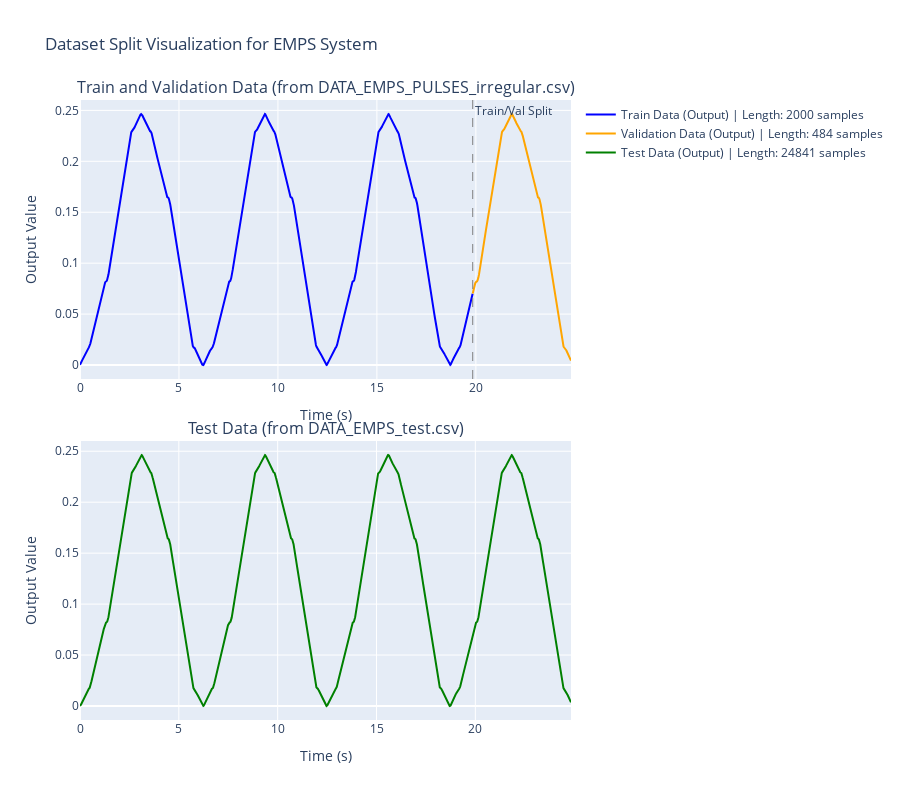
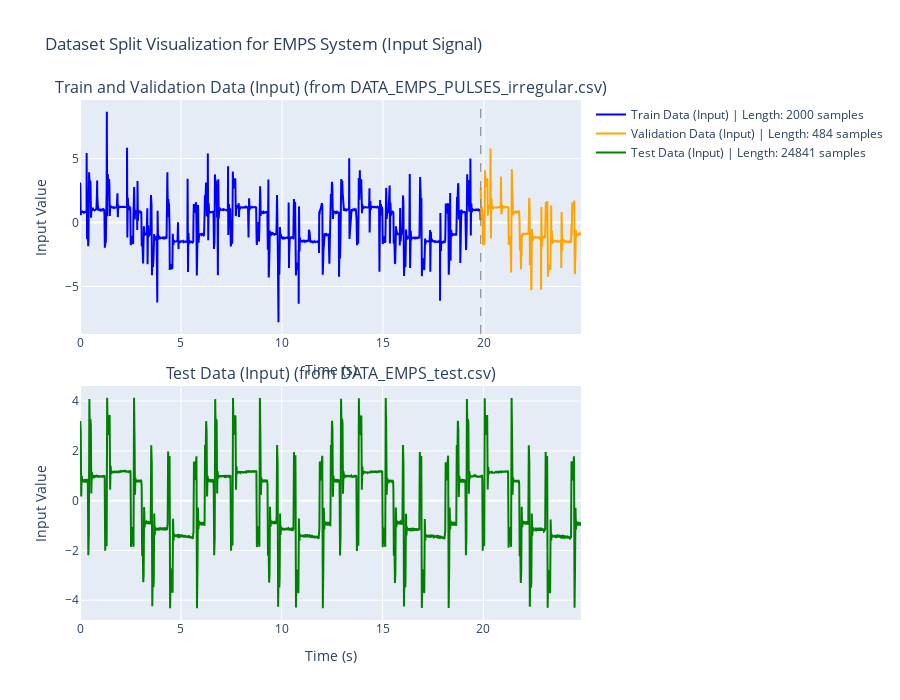

Notebook code for these charts, in order:
### Code cell
import pandas as pd
import torch
import plotly.graph_objects as go
from plotly.subplots import make_subplots

# --- 数据加载和处理 ---

# 加载第一个数据集（Train & Validation）
df_main = pd.read_csv('/Users/bloodytaken/graduate_project/Irregular-subnet/EMPS/DATA_EMPS_PULSES_irregular.csv')

u_main = torch.tensor(df_main['u'].values, dtype=torch.float32).view(-1, 1)
y_main = torch.tensor(df_main['y'].values, dtype=torch.float32).view(-1, 1)
delta_t_main = torch.tensor(df_main['dt'].values, dtype=torch.float32).view(-1, 1)
state_cols_main = [c for c in df_main.columns if c.startswith('TrueState_')]
x_main = torch.tensor(df_main[state_cols_main].values, dtype=torch.float32)

data_main = Input_output_data(u_main, y_main, delta_t_main, x=x_main, name='irregular_sampling_main')

# Split train and val from main dataset
train_len = 2000
train = data_main[:train_len]
val = data_main[train_len:] # val从train_len开始到结束

# 加载测试数据集
df_test = pd.read_csv('/Users/bloodytaken/graduate_project/Irregular-subnet/EMPS/DATA_EMPS_test.csv')

u_test = torch.tensor(df_test['u'].values, dtype=torch.float32).view(-1,1)
y_test = torch.tensor(df_test['y'].values, dtype=torch.float32).view(-1,1)
dt_test = torch.tensor(df_test['dt'].values,dtype=torch.float32).view(-1,1)
state_cols_test = [c for c in df_test.columns if c.startswith('TrueState_')]
x_test = torch.tensor(df_test[state_cols_test].values, dtype=torch.float32)

test = Input_output_data(u_test, y_test, dt_test, x=x_test, name='test_set')

print(f'{train = }')
print(f'{val   = }')
print(f'{test  = }')

# --- 计算每个数据集的累积时间轴 ---

# 主数据集 (train + val) 的时间轴
time_axis_main = torch.cumsum(delta_t_main, dim=0).squeeze().numpy()
if len(time_axis_main) > len(y_main): # 确保长度匹配
    time_axis_main = time_axis_main[:len(y_main)]

# 测试数据集的时间轴
time_axis_test = torch.cumsum(dt_test, dim=0).squeeze().numpy()
if len(time_axis_test) > len(y_test): # 确保长度匹配
    time_axis_test = time_axis_test[:len(y_test)]


# --- 使用 Plotly 绘制图表 ---

# 创建一个包含两个子图的 figure
fig = make_subplots(rows=2, cols=1,
                    shared_xaxes=False, # 两个子图有自己的X轴
                    vertical_spacing=0.1,
                    subplot_titles=("Train and Validation Data (from DATA_EMPS_PULSES_irregular.csv)",
                                    "Test Data (from DATA_EMPS_test.csv)"))

# --- 第一个子图：Train 和 Validation ---

# 绘制 Train 部分
fig.add_trace(go.Scatter(x=time_axis_main[:train_len],
                         y=y_main[:train_len].numpy().flatten(),
                         mode='lines',
                         name=f'Train Data (Output) | Length: {len(train)} samples',
                         line=dict(color='blue')),
              row=1, col=1)

# 绘制 Validation 部分
fig.add_trace(go.Scatter(x=time_axis_main[train_len:len(data_main)],
                         y=y_main[train_len:len(data_main)].numpy().flatten(),
                         mode='lines',
                         name=f'Validation Data (Output) | Length: {len(val)} samples',
                         line=dict(color='orange')),
              row=1, col=1)

# 添加分割线
fig.add_vline(x=time_axis_main[train_len], line_width=1, line_dash="dash", line_color="gray",
              annotation_text="Train/Val Split", annotation_position="top right", row=1, col=1)

# --- 第二个子图：Test ---

# 绘制 Test 部分
fig.add_trace(go.Scatter(x=time_axis_test,
                         y=y_test.numpy().flatten(),
                         mode='lines',
                         name=f'Test Data (Output) | Length: {len(test)} samples',
                         line=dict(color='green')),
              row=2, col=1)


# --- 更新布局和轴标签 ---
fig.update_layout(
    height=800, # 调整总高度
    title_text="Dataset Split Visualization for EMPS System",
    hovermode="x unified" # 鼠标悬停时显示所有y值
)

# 更新X轴和Y轴的标题
fig.update_xaxes(title_text="Time (s)", row=1, col=1)
fig.update_yaxes(title_text="Output Value", row=1, col=1)
fig.update_xaxes(title_text="Time (s)", row=2, col=1)
fig.update_yaxes(title_text="Output Value", row=2, col=1)

fig.show()


# --- 如果需要，也可以绘制 Input Signal ---
fig_input = make_subplots(rows=2, cols=1,
                          shared_xaxes=False,
                          vertical_spacing=0.1,
                          subplot_titles=("Train and Validation Data (Input) (from DATA_EMPS_PULSES_irregular.csv)",
                                          "Test Data (Input) (from DATA_EMPS_test.csv)"))

# 第一个子图：Train 和 Validation (Input)
fig_input.add_trace(go.Scatter(x=time_axis_main[:train_len],
                               y=u_main[:train_len].numpy().flatten(),
                               mode='lines',
                               name=f'Train Data (Input) | Length: {len(train)} samples',
                               line=dict(color='blue')),
                    row=1, col=1)
fig_input.add_trace(go.Scatter(x=time_axis_main[train_len:len(data_main)],
                               y=u_main[train_len:len(data_main)].numpy().flatten(),
                               mode='lines',
                               name=f'Validation Data (Input) | Length: {len(val)} samples',
                               line=dict(color='orange')),
                    row=1, col=1)
fig_input.add_vline(x=time_axis_main[train_len], line_width=1, line_dash="dash", line_color="gray", row=1, col=1)

# 第二个子图：Test (Input)
fig_input.add_trace(go.Scatter(x=time_axis_test,
                               y=u_test.numpy().flatten(),
                               mode='lines',
                               name=f'Test Data (Input) | Length: {len(test)} samples',
                               line=dict(color='green')),
                    row=2, col=1)

fig_input.update_layout(
    height=700,
    title_text="Dataset Split Visualization for EMPS System (Input Signal)"
)
fig_input.update_xaxes(title_text="Time (s)", row=1, col=1)
fig_input.update_yaxes(title_text="Input Value", row=1, col=1)
fig_input.update_xaxes(title_text="Time (s)", row=2, col=1)
fig_input.update_yaxes(title_text="Input Value", row=2, col=1)

fig_input.show()

### Figure 1 — Plotly figure (JSON) as saved in the notebook; plotly's stock layout.template omitted (floating-point values rounded to 4 significant figures; data arrays with more than 128 entries replaced by an {"elided": "..."} marker saying what was removed)
{"data": [{"line": {"color": "blue"}, "mode": "lines", "name": "Train Data (Output) | Length: 2000 samples", "type": "scatter", "x": {"elided": "2000 float values"}, "xaxis": "x", "y": {"elided": "2000 float values"}, "yaxis": "y"}, {"line": {"color": "orange"}, "mode": "lines", "name": "Validation Data (Output) | Length: 484 samples", "type": "scatter", "x": {"elided": "484 float values"}, "xaxis": "x", "y": {"elided": "484 float values"}, "yaxis": "y"}, {"line": {"color": "green"}, "mode": "lines", "name": "Test Data (Output) | Length: 24841 samples", "type": "scatter", "x": {"elided": "24841 float values"}, "xaxis": "x2", "y": {"elided": "24841 float values"}, "yaxis": "y2"}], "layout": {"annotations": [{"font": {"size": 16}, "showarrow": false, "text": "Train and Validation Data (from DATA_EMPS_PULSES_irregular.csv)", "x": 0.5, "xanchor": "center", "xref": "paper", "y": 1, "yanchor": "bottom", "yref": "paper"}, {"font": {"size": 16}, "showarrow": false, "text": "Test Data (from DATA_EMPS_test.csv)", "x": 0.5, "xanchor": "center", "xref": "paper", "y": 0.45, "yanchor": "bottom", "yref": "paper"}, {"showarrow": false, "text": "Train/Val Split", "x": 19.84, "xanchor": "left", "xref": "x", "y": 1, "yanchor": "top", "yref": "y domain"}], "height": 800, "hovermode": "x unified", "shapes": [{"line": {"color": "gray", "dash": "dash", "width": 1}, "type": "line", "x0": 19.84, "x1": 19.84, "xref": "x", "y0": 0, "y1": 1, "yref": "y domain"}], "title": {"text": "Dataset Split Visualization for EMPS System"}, "xaxis": {"anchor": "y", "domain": [0, 1], "title": {"text": "Time (s)"}}, "xaxis2": {"anchor": "y2", "domain": [0, 1], "title": {"text": "Time (s)"}}, "yaxis": {"anchor": "x", "domain": [0.55, 1], "title": {"text": "Output Value"}}, "yaxis2": {"anchor": "x2", "domain": [0, 0.45], "title": {"text": "Output Value"}}}}

### Figure 2 — Plotly figure (JSON) as saved in the notebook; plotly's stock layout.template omitted (floating-point values rounded to 4 significant figures; data arrays with more than 128 entries replaced by an {"elided": "..."} marker saying what was removed)
{"data": [{"line": {"color": "blue"}, "mode": "lines", "name": "Train Data (Input) | Length: 2000 samples", "type": "scatter", "x": {"elided": "2000 float values"}, "xaxis": "x", "y": {"elided": "2000 float values"}, "yaxis": "y"}, {"line": {"color": "orange"}, "mode": "lines", "name": "Validation Data (Input) | Length: 484 samples", "type": "scatter", "x": {"elided": "484 float values"}, "xaxis": "x", "y": {"elided": "484 float values"}, "yaxis": "y"}, {"line": {"color": "green"}, "mode": "lines", "name": "Test Data (Input) | Length: 24841 samples", "type": "scatter", "x": {"elided": "24841 float values"}, "xaxis": "x2", "y": {"elided": "24841 float values"}, "yaxis": "y2"}], "layout": {"annotations": [{"font": {"size": 16}, "showarrow": false, "text": "Train and Validation Data (Input) (from DATA_EMPS_PULSES_irregular.csv)", "x": 0.5, "xanchor": "center", "xref": "paper", "y": 1, "yanchor": "bottom", "yref": "paper"}, {"font": {"size": 16}, "showarrow": false, "text": "Test Data (Input) (from DATA_EMPS_test.csv)", "x": 0.5, "xanchor": "center", "xref": "paper", "y": 0.45, "yanchor": "bottom", "yref": "paper"}], "height": 700, "shapes": [{"line": {"color": "gray", "dash": "dash", "width": 1}, "type": "line", "x0": 19.84, "x1": 19.84, "xref": "x", "y0": 0, "y1": 1, "yref": "y domain"}], "title": {"text": "Dataset Split Visualization for EMPS System (Input Signal)"}, "xaxis": {"anchor": "y", "domain": [0, 1], "title": {"text": "Time (s)"}}, "xaxis2": {"anchor": "y2", "domain": [0, 1], "title": {"text": "Time (s)"}}, "yaxis": {"anchor": "x", "domain": [0.55, 1], "title": {"text": "Input Value"}}, "yaxis2": {"anchor": "x2", "domain": [0, 0.45], "title": {"text": "Input Value"}}}}
